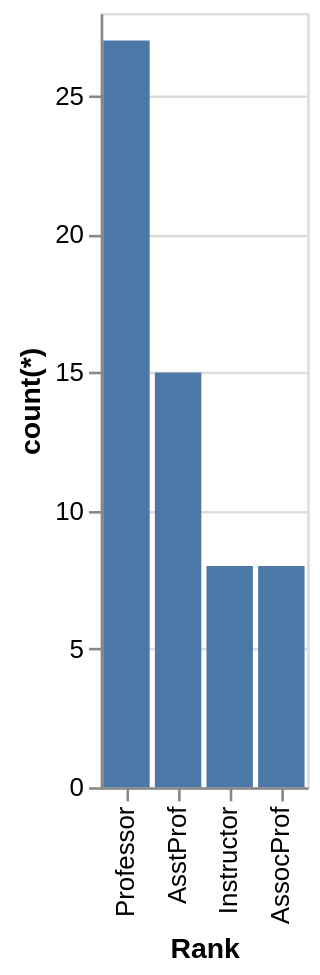

Vega-Lite specification for this chart:
### Vega-Lite specification from a JSON file in a GitHub repository (floating-point values rounded to 4 significant figures)
{"data": {"values": [{"x_data": "Professor", "y_data": 27}, {"x_data": "AsstProf", "y_data": 15}, {"x_data": "Instructor", "y_data": 8}, {"x_data": "AssocProf", "y_data": 8}]}, "mark": "bar", "encoding": {"x": {"field": "x_data", "type": "nominal", "title": "Rank", "sort": {"op": "sum", "field": "y_data", "order": "descending"}}, "y": {"field": "y_data", "type": "quantitative", "title": "count(*)"}}}
